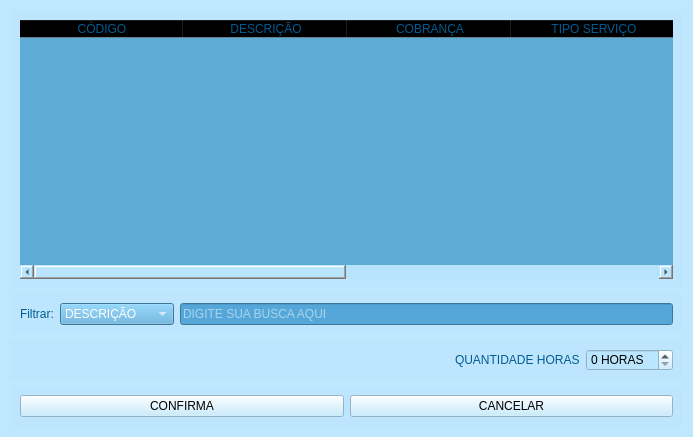
<?xml version="1.0" encoding="UTF-8"?>
<ui version="4.0">
 <class>Form</class>
 <widget class="QWidget" name="Form">
  <property name="geometry">
   <rect>
    <x>0</x>
    <y>0</y>
    <width>693</width>
    <height>437</height>
   </rect>
  </property>
  <property name="minimumSize">
   <size>
    <width>693</width>
    <height>437</height>
   </size>
  </property>
  <property name="windowTitle">
   <string>ENCONTRAR SERVIÇO - ASSISTENCIA TECNICA DE MANUNTEÇÃO</string>
  </property>
  <property name="windowIcon">
   <iconset resource="../IMG/recursos.qrc">
    <normaloff>:/img/technician.svg</normaloff>:/img/technician.svg</iconset>
  </property>
  <property name="styleSheet">
   <string notr="true">QToolTip {
    border: 2px solid darkkhaki;
    padding: 5px;
    border-radius: 3px;
    opacity: 200;	
	color: rgb(1, 92, 146);
	background-color: rgb(188, 230, 254);	
	border-color: rgb(1, 92, 146);
}

QFrame, QGroupBox{
	border: 1px;	
	border-color: rgb(188, 230, 254);
	color: rgb(1, 92, 146);
	font: 10pt &quot;Franklin Gothic Heavy&quot;;	
}

QWidget{		
	background-color: rgb(188, 230, 254, 200);
}

QLineEdit, QComboBox{				
	color: rgb(255, 255, 255);
	background-color: rgb(84, 167, 216);
}

QLineEdit:hover, QComboBox:hover{				
	background-color: rgb(1, 92, 146);
}

QLabel{
	background-color: rgba(255, 255, 255, 0);	
}

QTableWidget{
	background-color: rgb(68, 154, 202, 200);
	border: 1px;
}

QTableWidget::item:selected{
	background-color: rgb(0, 255, 255);
}

QTableWidget:item{	
	background-color: rgb(136, 204, 245);
}

QTableWidget::indicator:unchecked {
	background-color: rgb(68, 154, 202);
}
</string>
  </property>
  <layout class="QVBoxLayout" name="verticalLayout_7">
   <item>
    <widget class="QFrame" name="frame">
     <property name="frameShape">
      <enum>QFrame::StyledPanel</enum>
     </property>
     <property name="frameShadow">
      <enum>QFrame::Raised</enum>
     </property>
     <layout class="QHBoxLayout" name="horizontalLayout">
      <item>
       <widget class="QTableWidget" name="tabela">
        <property name="autoScrollMargin">
         <number>16</number>
        </property>
        <property name="editTriggers">
         <set>QAbstractItemView::NoEditTriggers</set>
        </property>
        <property name="selectionMode">
         <enum>QAbstractItemView::SingleSelection</enum>
        </property>
        <property name="selectionBehavior">
         <enum>QAbstractItemView::SelectRows</enum>
        </property>
        <attribute name="horizontalHeaderDefaultSectionSize">
         <number>164</number>
        </attribute>
        <column>
         <property name="text">
          <string>CÓDIGO</string>
         </property>
         <property name="toolTip">
          <string>CÓDIGO DO SERVIÇO</string>
         </property>
         <property name="icon">
          <iconset resource="../IMG/recursos.qrc">
           <normaloff>:/img/barcode.svg</normaloff>:/img/barcode.svg</iconset>
         </property>
        </column>
        <column>
         <property name="text">
          <string>DESCRIÇÃO</string>
         </property>
         <property name="toolTip">
          <string>DESCRIÇÃO DO SERVIÇO</string>
         </property>
         <property name="icon">
          <iconset resource="../IMG/recursos.qrc">
           <normaloff>:/img/repairing-service.svg</normaloff>:/img/repairing-service.svg</iconset>
         </property>
        </column>
        <column>
         <property name="text">
          <string>COBRANÇA</string>
         </property>
         <property name="toolTip">
          <string>FORMA DE COBRANÇA DO SERVIÇO</string>
         </property>
         <property name="icon">
          <iconset resource="../IMG/recursos.qrc">
           <normaloff>:/img/payment-method.svg</normaloff>:/img/payment-method.svg</iconset>
         </property>
        </column>
        <column>
         <property name="text">
          <string>TIPO SERVIÇO</string>
         </property>
         <property name="toolTip">
          <string>TIPO DE SERVIÇO OFERECIDO ( REDES, MANUNTEÇÃO, MANUNTEÇÃO PREVENTIVA, ETC...)</string>
         </property>
         <property name="icon">
          <iconset resource="../IMG/recursos.qrc">
           <normaloff>:/img/count.svg</normaloff>:/img/count.svg</iconset>
         </property>
        </column>
        <column>
         <property name="text">
          <string>OBS.</string>
         </property>
         <property name="toolTip">
          <string>OBSEVAÇÃO COMPLETA DO PRODUTO</string>
         </property>
         <property name="icon">
          <iconset resource="../IMG/recursos.qrc">
           <normaloff>:/img/operator.svg</normaloff>:/img/operator.svg</iconset>
         </property>
        </column>
        <column>
         <property name="text">
          <string>PREÇO</string>
         </property>
         <property name="toolTip">
          <string>PREÇO POR HORA TRABALHADA OU FECHADA</string>
         </property>
         <property name="icon">
          <iconset resource="../IMG/recursos.qrc">
           <normaloff>:/img/dollar.svg</normaloff>:/img/dollar.svg</iconset>
         </property>
        </column>
       </widget>
      </item>
     </layout>
    </widget>
   </item>
   <item>
    <widget class="QFrame" name="frame_3">
     <property name="frameShape">
      <enum>QFrame::StyledPanel</enum>
     </property>
     <property name="frameShadow">
      <enum>QFrame::Raised</enum>
     </property>
     <layout class="QHBoxLayout" name="horizontalLayout_3">
      <item>
       <widget class="QLabel" name="label">
        <property name="text">
         <string>Filtrar:</string>
        </property>
       </widget>
      </item>
      <item>
       <widget class="QComboBox" name="filtro">
        <item>
         <property name="text">
          <string>DESCRIÇÃO</string>
         </property>
         <property name="icon">
          <iconset resource="../IMG/recursos.qrc">
           <normaloff>:/img/box.svg</normaloff>:/img/box.svg</iconset>
         </property>
        </item>
        <item>
         <property name="text">
          <string>CÓDIGO</string>
         </property>
         <property name="icon">
          <iconset resource="../IMG/recursos.qrc">
           <normaloff>:/img/barcode.svg</normaloff>:/img/barcode.svg</iconset>
         </property>
        </item>
        <item>
         <property name="text">
          <string>TIPO SERVIÇO</string>
         </property>
         <property name="icon">
          <iconset resource="../IMG/recursos.qrc">
           <normaloff>:/img/design.svg</normaloff>:/img/design.svg</iconset>
         </property>
        </item>
       </widget>
      </item>
      <item>
       <widget class="QLineEdit" name="descricao">
        <property name="text">
         <string/>
        </property>
        <property name="placeholderText">
         <string>DIGITE SUA BUSCA AQUI</string>
        </property>
        <property name="clearButtonEnabled">
         <bool>true</bool>
        </property>
       </widget>
      </item>
     </layout>
    </widget>
   </item>
   <item>
    <widget class="QFrame" name="frame_4">
     <property name="frameShape">
      <enum>QFrame::StyledPanel</enum>
     </property>
     <property name="frameShadow">
      <enum>QFrame::Raised</enum>
     </property>
     <layout class="QHBoxLayout" name="horizontalLayout_4">
      <item>
       <spacer name="horizontalSpacer">
        <property name="orientation">
         <enum>Qt::Horizontal</enum>
        </property>
        <property name="sizeHint" stdset="0">
         <size>
          <width>40</width>
          <height>20</height>
         </size>
        </property>
       </spacer>
      </item>
      <item>
       <widget class="QLabel" name="label_2">
        <property name="text">
         <string>QUANTIDADE HORAS</string>
        </property>
       </widget>
      </item>
      <item>
       <widget class="QSpinBox" name="quantidade">
        <property name="suffix">
         <string> HORAS</string>
        </property>
       </widget>
      </item>
     </layout>
    </widget>
   </item>
   <item>
    <widget class="QFrame" name="frame_2">
     <property name="frameShape">
      <enum>QFrame::StyledPanel</enum>
     </property>
     <property name="frameShadow">
      <enum>QFrame::Raised</enum>
     </property>
     <layout class="QHBoxLayout" name="horizontalLayout_2">
      <item>
       <widget class="QPushButton" name="confirmar">
        <property name="text">
         <string>CONFIRMA</string>
        </property>
        <property name="icon">
         <iconset resource="../IMG/recursos.qrc">
          <normaloff>:/img/confirm.svg</normaloff>:/img/confirm.svg</iconset>
        </property>
        <property name="iconSize">
         <size>
          <width>32</width>
          <height>31</height>
         </size>
        </property>
        <property name="shortcut">
         <string>Enter, Return</string>
        </property>
       </widget>
      </item>
      <item>
       <widget class="QPushButton" name="cancelar">
        <property name="text">
         <string>CANCELAR</string>
        </property>
        <property name="icon">
         <iconset resource="../IMG/recursos.qrc">
          <normaloff>:/img/cancel.svg</normaloff>:/img/cancel.svg</iconset>
        </property>
        <property name="iconSize">
         <size>
          <width>32</width>
          <height>31</height>
         </size>
        </property>
       </widget>
      </item>
     </layout>
    </widget>
   </item>
  </layout>
 </widget>
 <tabstops>
  <tabstop>descricao</tabstop>
  <tabstop>filtro</tabstop>
  <tabstop>tabela</tabstop>
  <tabstop>quantidade</tabstop>
  <tabstop>confirmar</tabstop>
  <tabstop>cancelar</tabstop>
 </tabstops>
 <resources>
  <include location="../IMG/recursos.qrc"/>
 </resources>
 <connections/>
</ui>
